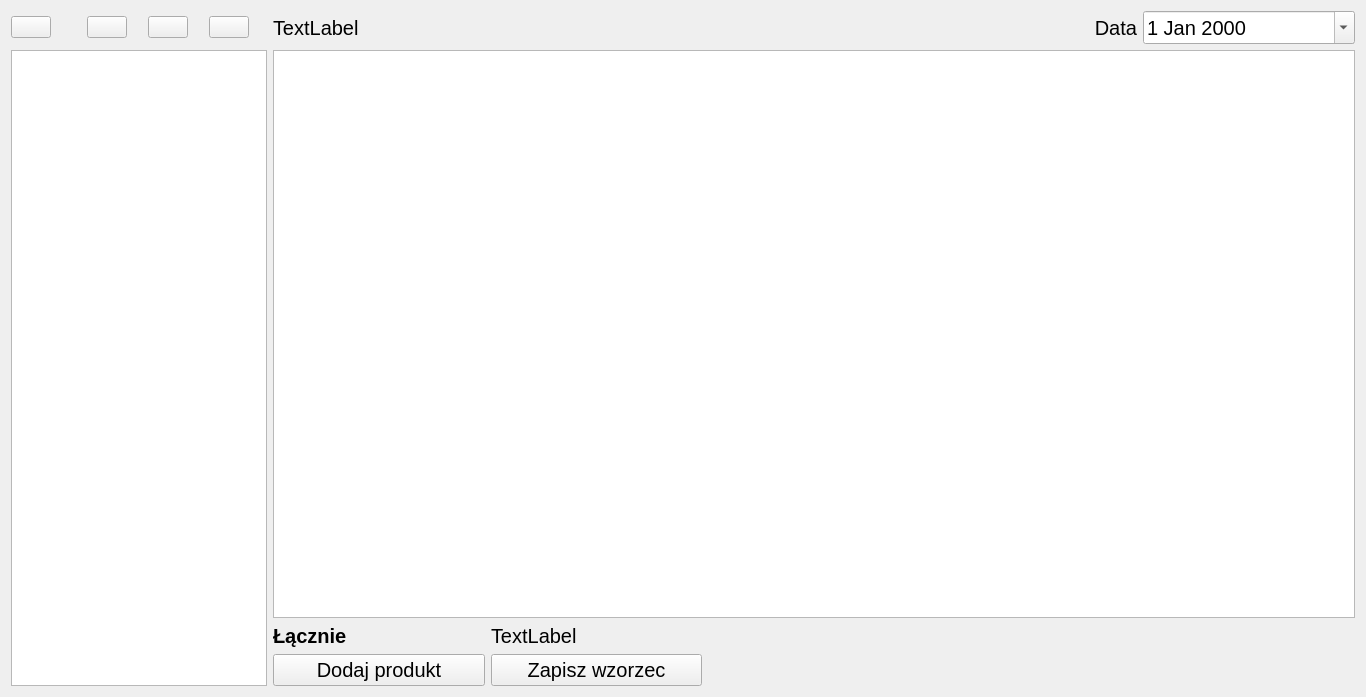
<?xml version="1.0" encoding="UTF-8"?>
<ui version="4.0">
 <class>Form</class>
 <widget class="QWidget" name="Form">
  <property name="geometry">
   <rect>
    <x>0</x>
    <y>0</y>
    <width>1366</width>
    <height>697</height>
   </rect>
  </property>
  <property name="sizePolicy">
   <sizepolicy hsizetype="Preferred" vsizetype="Preferred">
    <horstretch>0</horstretch>
    <verstretch>0</verstretch>
   </sizepolicy>
  </property>
  <property name="windowTitle">
   <string>Form</string>
  </property>
  <layout class="QGridLayout" name="gridLayout">
   <item row="1" column="0" rowspan="5" colspan="4">
    <widget class="QListView" name="listView">
     <property name="sizePolicy">
      <sizepolicy hsizetype="Minimum" vsizetype="Expanding">
       <horstretch>0</horstretch>
       <verstretch>0</verstretch>
      </sizepolicy>
     </property>
    </widget>
   </item>
   <item row="4" column="7">
    <widget class="QLabel" name="label_3">
     <property name="sizePolicy">
      <sizepolicy hsizetype="Preferred" vsizetype="Maximum">
       <horstretch>0</horstretch>
       <verstretch>0</verstretch>
      </sizepolicy>
     </property>
     <property name="font">
      <font>
       <pointsize>15</pointsize>
       <weight>75</weight>
       <bold>true</bold>
      </font>
     </property>
     <property name="text">
      <string>Łącznie</string>
     </property>
    </widget>
   </item>
   <item row="1" column="7" rowspan="3" colspan="5">
    <widget class="QTableView" name="tableView"/>
   </item>
   <item row="0" column="7">
    <widget class="QLabel" name="label">
     <property name="sizePolicy">
      <sizepolicy hsizetype="Preferred" vsizetype="Preferred">
       <horstretch>0</horstretch>
       <verstretch>0</verstretch>
      </sizepolicy>
     </property>
     <property name="font">
      <font>
       <pointsize>15</pointsize>
      </font>
     </property>
     <property name="text">
      <string>TextLabel</string>
     </property>
     <property name="textFormat">
      <enum>Qt::AutoText</enum>
     </property>
    </widget>
   </item>
   <item row="0" column="2">
    <widget class="QPushButton" name="pushButton_3">
     <property name="sizePolicy">
      <sizepolicy hsizetype="Maximum" vsizetype="Maximum">
       <horstretch>0</horstretch>
       <verstretch>0</verstretch>
      </sizepolicy>
     </property>
     <property name="text">
      <string/>
     </property>
     <property name="icon">
      <iconset>
       <normaloff>../images/icons8-następny-30.png</normaloff>../images/icons8-następny-30.png</iconset>
     </property>
     <property name="iconSize">
      <size>
       <width>40</width>
       <height>40</height>
      </size>
     </property>
    </widget>
   </item>
   <item row="5" column="8">
    <widget class="QPushButton" name="pushButton_5">
     <property name="sizePolicy">
      <sizepolicy hsizetype="Minimum" vsizetype="Maximum">
       <horstretch>0</horstretch>
       <verstretch>0</verstretch>
      </sizepolicy>
     </property>
     <property name="font">
      <font>
       <pointsize>15</pointsize>
      </font>
     </property>
     <property name="text">
      <string>Zapisz wzorzec</string>
     </property>
     <property name="icon">
      <iconset>
       <normaloff>../images/icons8-zapisz-30.png</normaloff>../images/icons8-zapisz-30.png</iconset>
     </property>
     <property name="iconSize">
      <size>
       <width>30</width>
       <height>30</height>
      </size>
     </property>
    </widget>
   </item>
   <item row="0" column="3">
    <widget class="QPushButton" name="pushButton_4">
     <property name="sizePolicy">
      <sizepolicy hsizetype="Maximum" vsizetype="Maximum">
       <horstretch>0</horstretch>
       <verstretch>0</verstretch>
      </sizepolicy>
     </property>
     <property name="text">
      <string/>
     </property>
     <property name="icon">
      <iconset>
       <normaloff>../images/icons8-ostatni-30.png</normaloff>../images/icons8-ostatni-30.png</iconset>
     </property>
     <property name="iconSize">
      <size>
       <width>40</width>
       <height>40</height>
      </size>
     </property>
    </widget>
   </item>
   <item row="5" column="7">
    <widget class="QPushButton" name="pushButton_6">
     <property name="sizePolicy">
      <sizepolicy hsizetype="Minimum" vsizetype="Maximum">
       <horstretch>0</horstretch>
       <verstretch>0</verstretch>
      </sizepolicy>
     </property>
     <property name="font">
      <font>
       <pointsize>15</pointsize>
       <weight>50</weight>
       <bold>false</bold>
       <underline>false</underline>
       <strikeout>false</strikeout>
      </font>
     </property>
     <property name="text">
      <string>Dodaj produkt</string>
     </property>
     <property name="icon">
      <iconset>
       <normaloff>../images/icons8-plus-30.png</normaloff>../images/icons8-plus-30.png</iconset>
     </property>
     <property name="iconSize">
      <size>
       <width>30</width>
       <height>30</height>
      </size>
     </property>
    </widget>
   </item>
   <item row="0" column="11">
    <widget class="QDateEdit" name="dateEdit">
     <property name="font">
      <font>
       <pointsize>15</pointsize>
      </font>
     </property>
     <property name="calendarPopup">
      <bool>true</bool>
     </property>
    </widget>
   </item>
   <item row="0" column="0">
    <widget class="QPushButton" name="pushButton">
     <property name="sizePolicy">
      <sizepolicy hsizetype="Maximum" vsizetype="Maximum">
       <horstretch>0</horstretch>
       <verstretch>0</verstretch>
      </sizepolicy>
     </property>
     <property name="text">
      <string/>
     </property>
     <property name="icon">
      <iconset>
       <normaloff>../images/icons8-pierwszy-30.png</normaloff>../images/icons8-pierwszy-30.png</iconset>
     </property>
     <property name="iconSize">
      <size>
       <width>40</width>
       <height>40</height>
      </size>
     </property>
    </widget>
   </item>
   <item row="0" column="10">
    <widget class="QLabel" name="label_2">
     <property name="sizePolicy">
      <sizepolicy hsizetype="Preferred" vsizetype="Preferred">
       <horstretch>0</horstretch>
       <verstretch>0</verstretch>
      </sizepolicy>
     </property>
     <property name="font">
      <font>
       <pointsize>15</pointsize>
      </font>
     </property>
     <property name="layoutDirection">
      <enum>Qt::LeftToRight</enum>
     </property>
     <property name="text">
      <string>Data</string>
     </property>
     <property name="alignment">
      <set>Qt::AlignRight|Qt::AlignTrailing|Qt::AlignVCenter</set>
     </property>
    </widget>
   </item>
   <item row="0" column="1">
    <widget class="QPushButton" name="pushButton_2">
     <property name="sizePolicy">
      <sizepolicy hsizetype="Maximum" vsizetype="Maximum">
       <horstretch>0</horstretch>
       <verstretch>0</verstretch>
      </sizepolicy>
     </property>
     <property name="text">
      <string/>
     </property>
     <property name="icon">
      <iconset>
       <normaloff>../images/icons8-poprzedni-30.png</normaloff>../images/icons8-poprzedni-30.png</iconset>
     </property>
     <property name="iconSize">
      <size>
       <width>40</width>
       <height>40</height>
      </size>
     </property>
    </widget>
   </item>
   <item row="4" column="8" colspan="4">
    <widget class="QLabel" name="label_4">
     <property name="sizePolicy">
      <sizepolicy hsizetype="Preferred" vsizetype="Maximum">
       <horstretch>0</horstretch>
       <verstretch>0</verstretch>
      </sizepolicy>
     </property>
     <property name="font">
      <font>
       <pointsize>15</pointsize>
      </font>
     </property>
     <property name="text">
      <string>TextLabel</string>
     </property>
    </widget>
   </item>
  </layout>
 </widget>
 <resources/>
 <connections/>
</ui>
